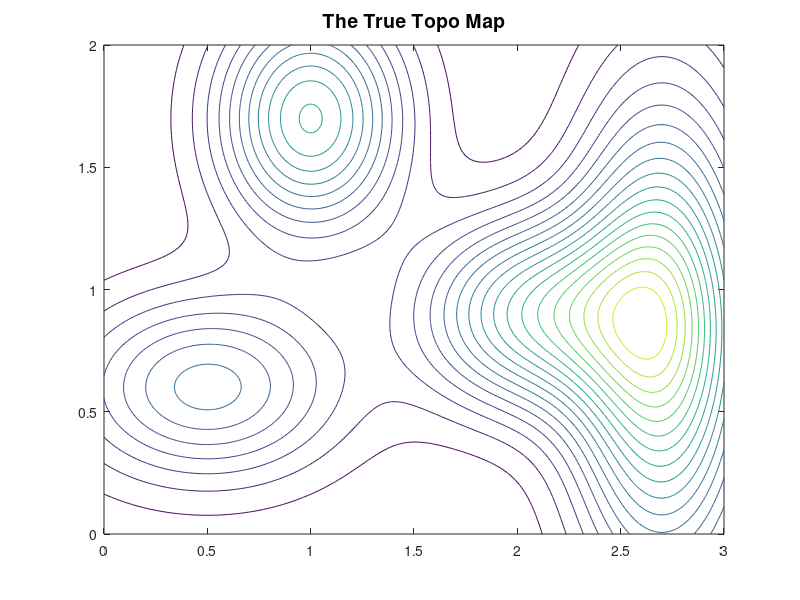

Recreate this plot in MATLAB. (Note: this script raises an error after producing the figure.)
function RandonSurveyor()

close all
% The True Topo Map...
m = 200;
n = 300;
A = TrueTopo(m,n);
contour(linspace(0,3,n+1),linspace(0,2,m+1),A,linspace(min(min(A)),max(max(A)),20))
title('The True Topo Map','fontsize',14)

% The Surveyor's Topo Map...
m = 30;
n = 45;
p = 50;
noise = 0.01;
A = SurveyorTopo(m,n,p,noise,E(0,0));
% A = TrueTopo(m,n);
MaxDiff = max(max(abs(A-TrueTopo(m,n))));
figure
contour(linspace(0,3,n+1),linspace(0,2,m+1),A,linspace(min(min(A)),max(max(A)),20))
title(sprintf('The Surveyor''s Topo Map    MaxDiff = %10.2e',MaxDiff),'fontsize',14)      
xlabel(sprintf('m = %1d     n = %1d     p=%1d     Noise = %5.3f',m,n,p,noise),'fontsize',14)

% Show the surveyor points...
figure(1)
hold on
m = 8; n = 12; hx = 3/n; hy = 2/m;
k = 0;
for i=0:m
    for j=0:n
        k = k+1;
        % The unknown elevation at this ooint is the kth unknown.
        plot(j*hx,i*hy,'*k','markersize',10)
    end
end
hold off
set(gca,'xtick',[0 .5 1 1.5 2 2.5 3],'ytick',[0 .5 1 1.5 2])
title('             ','fontsize',14)
shg


  function A = TrueTopo(m,n)
% A is an (m+1)-by-(n+1) matrix with the property that Elevation(x(j),y(i)) 
% is stored in A(i,j) where
x = linspace(0,3,n+1);
y = linspace(0,2,m+1);
A = zeros(m+1,n+1);
for i = 1:m+1
   for j=1:n+1
      A(i,j) = E(x(j),y(i));
   end
end
   
  function z = E(x,y)
% z is the elevation at (x,y). 
z = 100*exp( -2.4*(x-0.5)^2 - 7.2*(y-0.6)^2 ) +...
    150*exp( -5.2*(x-1.0)^2 - 4.7*(y-1.7)^2 ) +...
    150*exp( -3.2*(x-2.1)^2 - 6.7*(y-0.9)^2 ) +...
    200*exp( -5.8*(x-2.7)^2 - 1.2*(y-0.8)^2 );
  
    
  
    